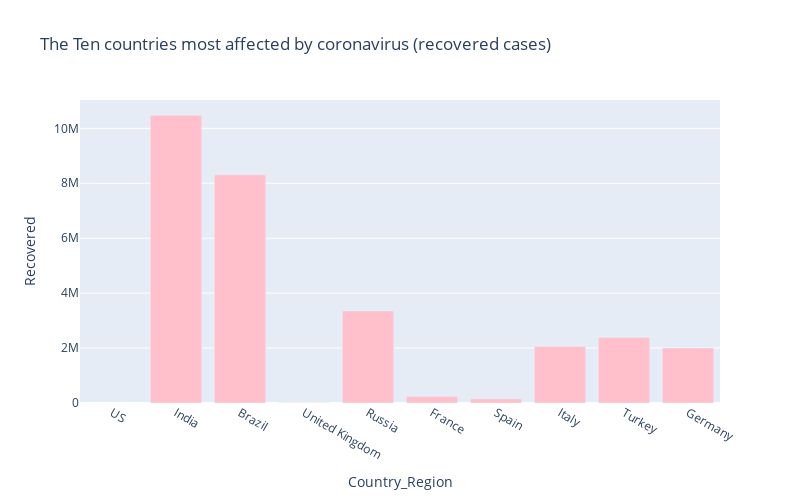

The code cell stored with this chart in its notebook:
### Code cell
cases_class_df.columns
px.bar(
   cases_class_df.head(10),
   x= 'Country_Region',
   y= 'Recovered',
  title='The Ten countries most affected by coronavirus (recovered cases)',
  color_discrete_sequence=['pink'],
  height=500,
  width=800
)

### Figure 1 — Plotly figure (JSON) as saved in the notebook; plotly's stock layout.template omitted (floating-point values rounded to 4 significant figures)
{"data": [{"alignmentgroup": "True", "hovertemplate": "Country_Region=%{x}<br>Recovered=%{y}<extra></extra>", "legendgroup": "", "marker": {"color": "pink"}, "name": "", "offsetgroup": "", "orientation": "v", "showlegend": false, "textposition": "auto", "type": "bar", "x": ["US", "India", "Brazil", "United Kingdom", "Russia", "France", "Spain", "Italy", "Turkey", "Germany"], "xaxis": "x", "y": [null, 10480455, 8311881, 9936, 3352720, 234678, 150376, 2059248, 2387384, 2003831], "yaxis": "y"}], "layout": {"barmode": "relative", "height": 500, "legend": {"tracegroupgap": 0}, "title": {"text": "The Ten countries most affected by coronavirus (recovered cases)"}, "width": 800, "xaxis": {"anchor": "y", "domain": [0, 1], "title": {"text": "Country_Region"}}, "yaxis": {"anchor": "x", "domain": [0, 1], "title": {"text": "Recovered"}}}}
